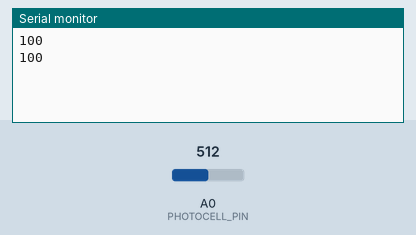
Bench run of a sketch on a simulated Arduino Uno, built with avr-gcc and run on an emulated ATmega328P. Shown: the last lines printed to the serial monitor. The test bench sets the inputs (shaded band); at power-on: A0 (PHOTOCELL_PIN) = 512.

Above: at 1.2 s.
1.3 s: A0 (PHOTOCELL_PIN) set to 306
At 2.6 s:
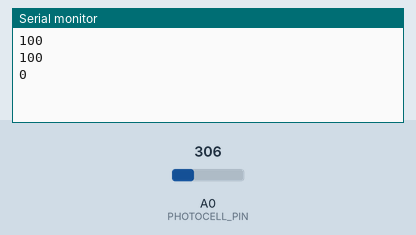
2.8 s: A0 (PHOTOCELL_PIN) set to 511
At 3.3 s:
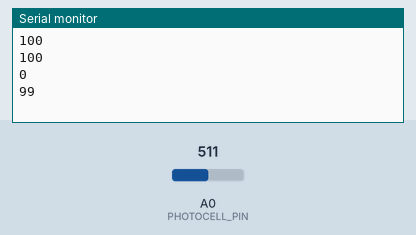
Timing chart, 0 to 5.8 s (numbered marks = the images above; inputs shaded):
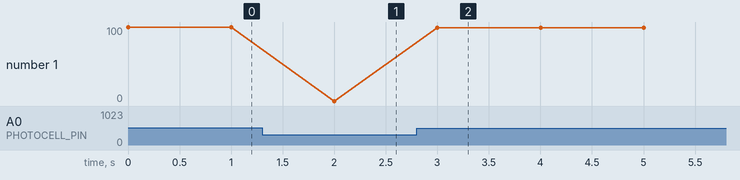

Measured:
- after the input at 1.3 s, the serial monitor: prints a new line after 0.70 s (image 1)
- after the input at 2.8 s, the serial monitor: prints a new line after 0.20 s (image 2)
- plotted number 1: 100 → 0 after the input at 1.3 s, 0 → 99 after the input at 2.8 s

The sketch:

photocell_calibration.ino
```cpp
/*
 * Photocell calibration / light-level readout
 * -------------------------------------------------------------------------
 * Reads one photocell voltage divider on A0, auto-learns its running
 * min/max, and prints a normalised 0..100 light level to serial. Handy for
 * checking sensor response and picking the tracker's dead-band thresholds.
 *
 * Wiring: photocell and a fixed resistor form a divider between 5 V and GND;
 * the midpoint goes to A0.
 *
 * Note: here a brighter light gives a HIGHER reading. The main tracker
 * sketch uses the opposite convention (1023 - analogRead).
 */

const int PHOTOCELL_PIN = A0;

int minLight;
int maxLight;

void setup() {
  Serial.begin(9600);

  int level = analogRead(PHOTOCELL_PIN);
  minLight = level - 20;
  maxLight = level;
}

void loop() {
  int level = analogRead(PHOTOCELL_PIN);

  if (level < minLight) minLight = level;
  if (level > maxLight) maxLight = level;

  int normalised = map(level, minLight, maxLight, 0, 100);
  Serial.println(normalised);

  delay(1000);
}
```
